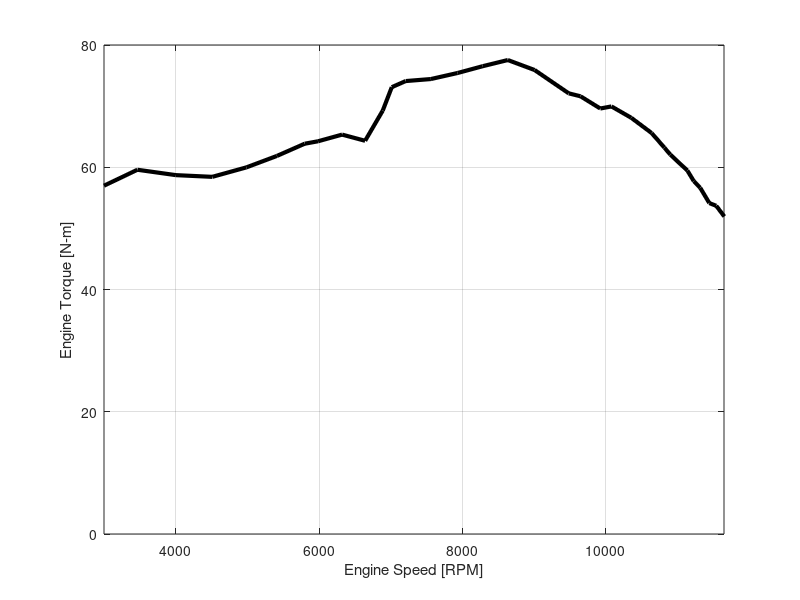

Here is the MATLAB script that generated this plot:
% This script is used to develop the bsfc map for the 2002 Honda VFR800
% engine based on emission estimated fuel flow rate.

%% Dyno Performance Data 2002 VFR800 Engine

dynoVFR800.spd_rpm = [3000;3466;4003;4510;4987;5412;5800;5986;6322;6643; ...
                      6889;7015;7209;7560;7933;8283;8634;9007;9484;9648; ...
                      9924;10080;10356;10640;10819;10901;11139;11229;11318; ...
                      11445;11542;11654];
dynoVFR800.trq_Nm = [56.98;59.59;58.71;58.43;59.98;61.85;63.85;64.25;65.34;...
                     64.33;69.27;73.10;74.10;74.43;75.42;76.53;77.54;75.91;...
                     72.09;71.61;69.61;69.95;68.09;65.60;63.20;62.07;59.46;...
                     57.72;56.64;54.14;53.69;51.95];
dynoVFR800.pwr_kW = (dynoVFR800.trq_Nm .* (dynoVFR800.spd_rpm * 0.1047)) * 0.001;

%% Torque vs. Speed Plot
figure()
plot(dynoVFR800.spd_rpm,dynoVFR800.trq_Nm,'linewidth',3,'color','k')
xlabel('Engine Speed [RPM]')
ylabel('Engine Torque [N-m]')
grid on
xlim([3000 11650])
ylim([0 80])

